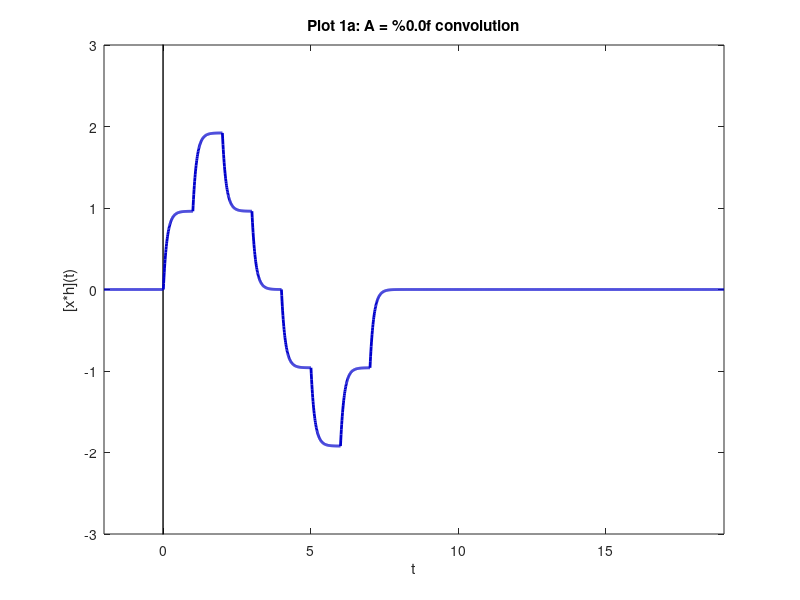
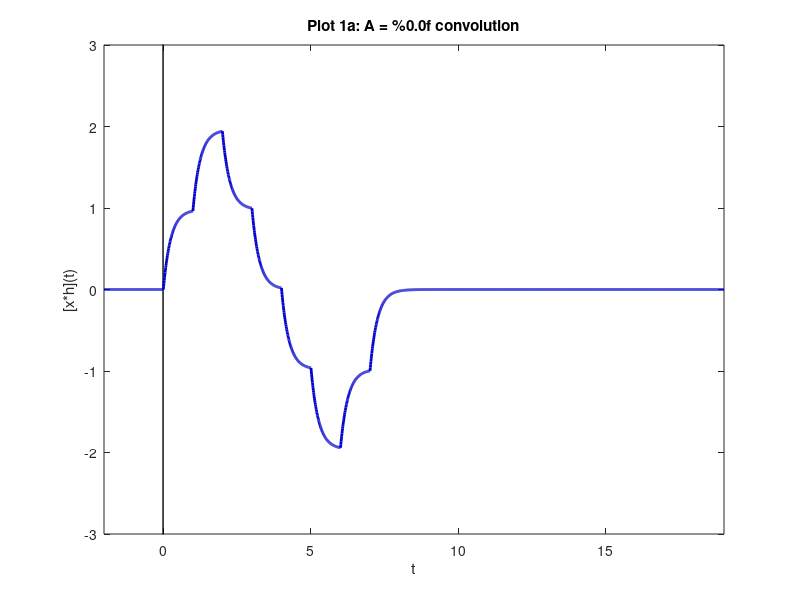
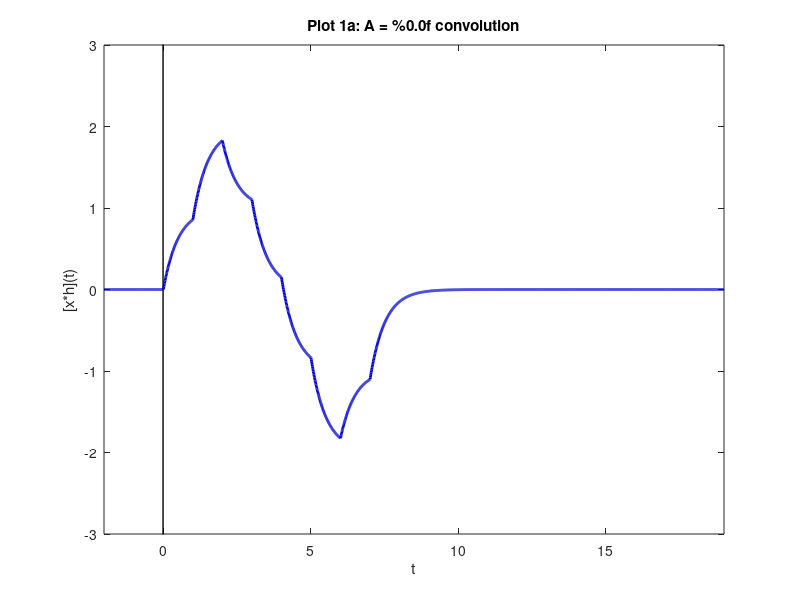
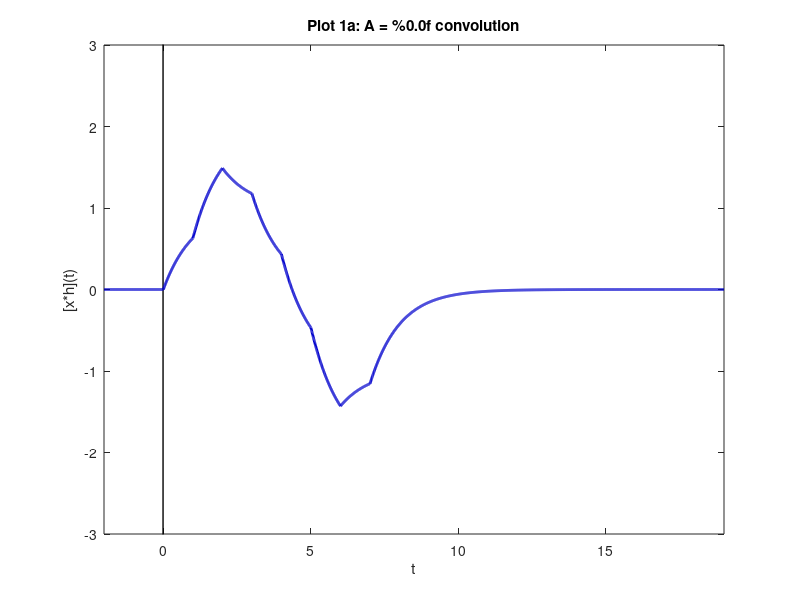

These figures' MATLAB source, in order:
% Gregory Pavlunenko
% C25220578
% MATLAB 3
clear;clc;close all;

title1 = "";
for c=1:4
    b = 0.01;
    t_1 = -1 : b : 8;
    x_1 = ((1)*((t_1>0)&(t_1<=1)) + (2)*((t_1>1)&(t_1<=2)) + (1)*((t_1>2)&(t_1<=3)) + (-1)*((t_1>4)&(t_1<=5)) + (-2)*((t_1>5)&(t_1<=6)) + (-1)*((t_1>6)&(t_1<=7)));
    
    if c==1
        A = 8;
    elseif c==2
        A = 4;
    elseif c==3
        A = 2;
    elseif c==4
        A = 1;
    end

    t_2 = -1 : b : 11;
    h_1 = (A*exp(-A*t_2)).*((t_2>0)&(t_2<=10));
    t_3 = t_1(1)+t_2(1) : b: t_1(end)+t_2(end);
    con = conv(x_1,h_1).*b;
    
    figure();
    plot([-10,10],[0,0],'LineStyle','-','Color',[0,0,0],'LineWidth',1);
    plot([0,0],[-10,10],'LineStyle','-','Color',[0,0,0],'LineWidth',1);
    hold on;
    p1 = plot(t_3,con,'LineStyle','-','Color',[0,0,0.8],'LineWidth',2);
    hold off;
    axis([-2,19,-3,3]);
    title1 = sprintf('Plot 1a: A = %0.0f convolution',A);
    title('Plot 1a: A = %0.0f convolution');
    xlabel('t');
    ylabel('[x*h](t)');
 
    t_1 = -2 : b : 19;
    x_1 = ((1)*((t_1>0)&(t_1<=1)) + (2)*((t_1>1)&(t_1<=2)) + (1)*((t_1>2)&(t_1<=3)) + (-1)*((t_1>4)&(t_1<=5)) + (-2)*((t_1>5)&(t_1<=6)) + (-1)*((t_1>6)&(t_1<=7)));   
    Ex = sum(abs(x_1).^2).*b;
    MSE = sum(abs(x_1-con).^2).*b;
    Percentage = MSE/Ex * 100;

    fprintf("For A = %0.0f\n", A);
    fprintf("\t MSExy : %0.2f\n",MSE);
    fprintf("\t Energyx : %0.2f\n",Ex);
    fprintf("\t MSE Percentage : %0.2f\n\n",Percentage);
end